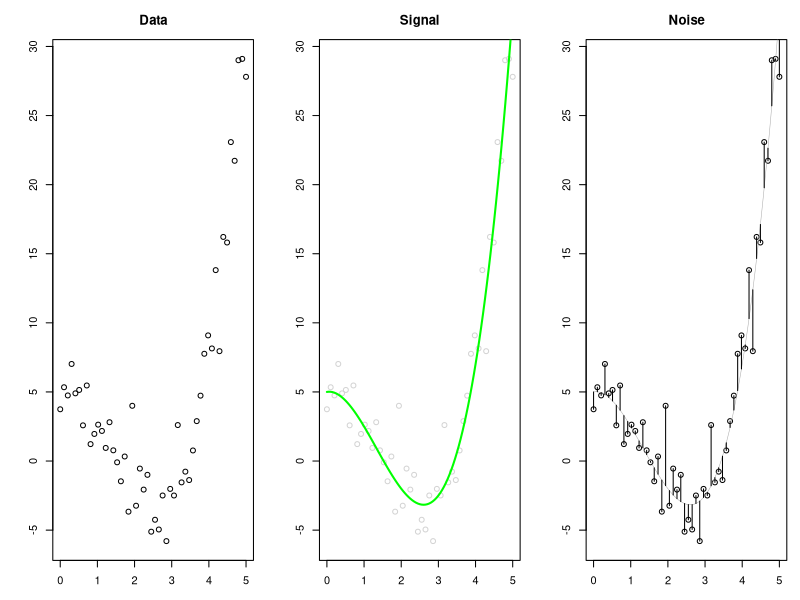
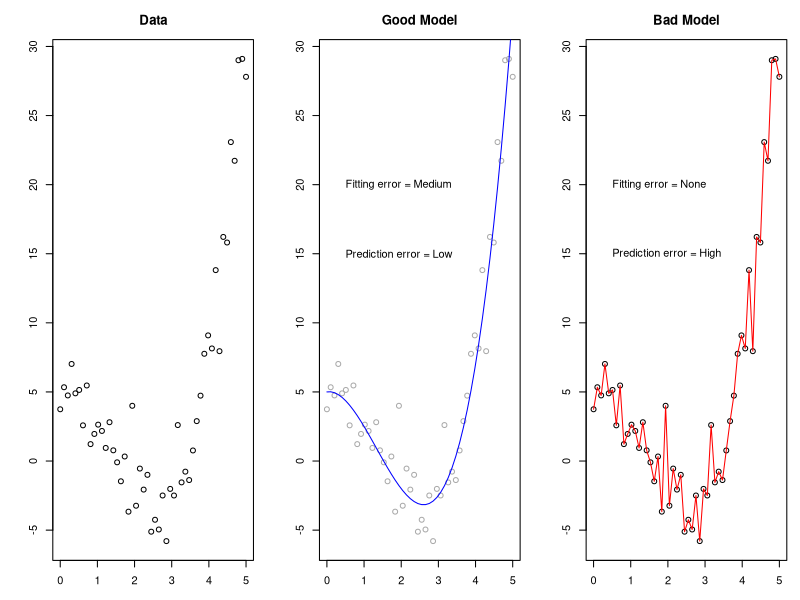

Generate these figures, in order, with R:
## ---- chunk 1
options(htmltools.dir.version = FALSE)
# see: https://github.com/yihui/xaringan
# install.packages("xaringan")
# see: 
# https://github.com/yihui/xaringan/wiki
# https://github.com/gnab/remark/wiki/Markdown
options(width=110)
options(digits = 4)
## ---- chunk 2
knitr::include_graphics("https://raw.githubusercontent.com/therbootcamp/therbootcamp.github.io/master/_sessions/_image/mldiagram_A.png")
## ---- chunk 3
knitr::include_graphics("https://raw.githubusercontent.com/therbootcamp/therbootcamp.github.io/master/_sessions/_image/machinelearningcartoon.png")
## ---- chunk 4
knitr::include_graphics("https://raw.githubusercontent.com/therbootcamp/therbootcamp.github.io/master/_sessions/_image/mlexamples.png")
## ---- chunk 5
knitr::include_graphics("https://raw.githubusercontent.com/therbootcamp/therbootcamp.github.io/master/_sessions/_image/MLdiagram.png")
## ---- chunk 6
knitr::include_graphics("https://raw.githubusercontent.com/therbootcamp/therbootcamp.github.io/master/_sessions/_image/stockpen.jpg")
## ---- chunk 7
knitr::include_graphics("https://raw.githubusercontent.com/therbootcamp/therbootcamp.github.io/master/_sessions/_image/bohr.jpg")
## ---- chunk 8
knitr::include_graphics("https://raw.githubusercontent.com/therbootcamp/therbootcamp.github.io/master/_sessions/_image/fittingpredictiondarts_A.png")
## ---- chunk 9
knitr::include_graphics("https://raw.githubusercontent.com/therbootcamp/therbootcamp.github.io/master/_sessions/_image/fittingpredictiondarts_B.png")
## ---- chunk 10
knitr::include_graphics("https://raw.githubusercontent.com/therbootcamp/therbootcamp.github.io/master/_sessions/_image/fittingpredictiondarts_C.png")
## ---- chunk 11
knitr::include_graphics("https://raw.githubusercontent.com/therbootcamp/therbootcamp.github.io/master/_sessions/_image/fittingpredictiondarts_D.png")
## ---- chunk 12
knitr::include_graphics("https://raw.githubusercontent.com/therbootcamp/therbootcamp.github.io/master/_sessions/_image/wikipediaml.png")
## ---- chunk 13
knitr::include_graphics("https://raw.githubusercontent.com/therbootcamp/therbootcamp.github.io/master/_sessions/_image/classification_task.png")
## ---- chunk 14
knitr::include_graphics("https://raw.githubusercontent.com/therbootcamp/therbootcamp.github.io/master/_sessions/_image/regression_task.png")
## ---- chunk 15
knitr::include_graphics("https://raw.githubusercontent.com/therbootcamp/therbootcamp.github.io/master/_sessions/_image/machinelearning_r_ss.png")
## ---- chunk 16
knitr::include_graphics("https://raw.githubusercontent.com/therbootcamp/therbootcamp.github.io/master/_sessions/_image/regression.png")
## ---- chunk 17
knitr::include_graphics("https://raw.githubusercontent.com/therbootcamp/therbootcamp.github.io/master/_sessions/_image/defaulttree.png")
## ---- chunk 18
knitr::include_graphics("https://raw.githubusercontent.com/therbootcamp/therbootcamp.github.io/master/_sessions/_image/randomforest_diagram.png")
## ---- chunk 19
knitr::include_graphics("https://raw.githubusercontent.com/therbootcamp/therbootcamp.github.io/master/_sessions/_image/mlrcaret.png")
## ---- chunk 20

set.seed(100)
x <- seq(0, 5, length.out = 50)
noise <- rnorm(50, mean = 0, sd = 2.5)

model_fun <- function(x) {x ^ 3 - 4 * x ^ 2 + .5 * x + 5}

y <- model_fun(x)
y_obs <- model_fun(x) + noise

par(mar = c(3, 4, 3, 1))

par(mfrow = c(1, 3))

plot(x, y_obs, main = "Data", xlab = "", ylab = "", col = "black")

# segments(x, y, x, y_obs)

# lines(y, y = y_obs)



# Plot 1

plot(x, y_obs, main = "Signal", xlab = "", ylab = "", col = "lightgray")
curve(model_fun, from = 0, to = 5, add = TRUE, col = "green", lwd = 2)

# segments(x, y, x, y_obs)

# lines(y, y = y_obs)



# Plot 2

plot(x, y_obs, main = "Noise", xlab = "", ylab = "")
 curve(model_fun, from = 0, to = 5, add = TRUE, col = "darkgray", lwd = .5)

 segments(x, y, x, y_obs)

# lines(y, y = y_obs)


# 
# # Plot 3
# 
# plot(x, y_obs, main = "A bad model tries to fit everything", xlab = "", ylab = "")
# curve(model_fun, from = 0, to = 5, add = TRUE, col = "darkgray", lwd = .5)
# 
# text(.5, 20, "Hey I can draw a line through all points\nI don't have any error!", adj = 0)
# 
# 
# lines(x, y_obs)
# 
# # Plot 4
# 
# plot(x, y_obs, main = "A good model will try to focus on the signal", xlab = "", ylab = "")
# curve(model_fun, from = 0, to = 5, add = TRUE, col = "blue", lwd = 2)
# 
# text(.5, 20, "I won't try to fit all points because\nI think there is random error", adj = 0)


# lines(x, y_obs)


## ---- chunk 21

set.seed(100)
x <- seq(0, 5, length.out = 50)
noise <- rnorm(50, mean = 0, sd = 2.5)

model_fun <- function(x) {x ^ 3 - 4 * x ^ 2 + .5 * x + 5}

y <- model_fun(x)
y_obs <- model_fun(x) + noise

par(mar = c(3, 4, 3, 1))

par(mfrow = c(1, 3))

plot(x, y_obs, main = "Data", xlab = "", ylab = "", col = "black")

# segments(x, y, x, y_obs)

# lines(y, y = y_obs)



# Plot 1

plot(x, y_obs, main = "Good Model", xlab = "", ylab = "", col = "darkgray")

lines(x, y, col = "blue")

# curve(model_fun, from = 0, to = 5, add = TRUE, col = "green", lwd = 2)

text(.5, 20, "Fitting error = Medium", adj = 0)
text(.5, 15, "Prediction error = Low", adj = 0)


# segments(x, y, x, y_obs)

# lines(y, y = y_obs)



# Plot 2

plot(x, y_obs, main = "Bad Model", xlab = "", ylab = "")

text(.5, 20, "Fitting error = None", adj = 0)
text(.5, 15, "Prediction error = High", adj = 0)


lines(x, y_obs, col = "red")
# lines(y, y = y_obs)


# 
# # Plot 3
# 
# plot(x, y_obs, main = "A bad model tries to fit everything", xlab = "", ylab = "")
# curve(model_fun, from = 0, to = 5, add = TRUE, col = "darkgray", lwd = .5)
# 
# text(.5, 20, "Hey I can draw a line through all points\nI don't have any error!", adj = 0)
# 
# 
# lines(x, y_obs)
# 
# # Plot 4
# 
# plot(x, y_obs, main = "A good model will try to focus on the signal", xlab = "", ylab = "")
# curve(model_fun, from = 0, to = 5, add = TRUE, col = "blue", lwd = 2)
# 
# text(.5, 20, "I won't try to fit all points because\nI think there is random error", adj = 0)


# lines(x, y_obs)


